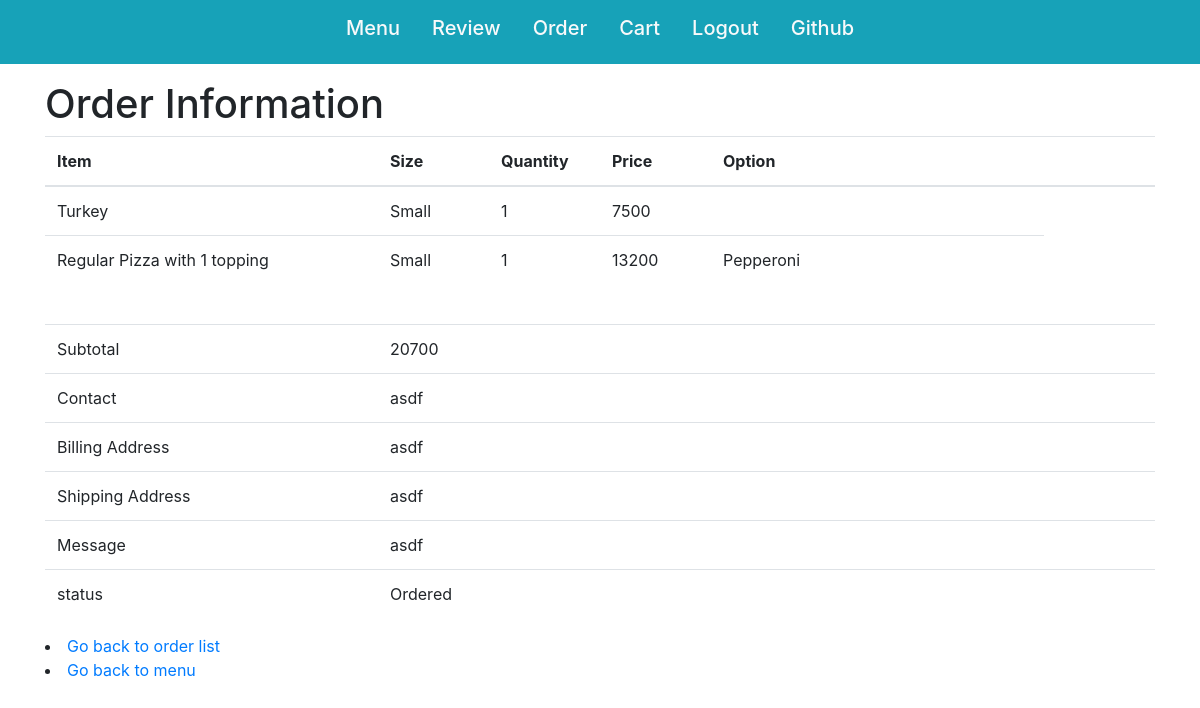
The app's page /user/order/31 (signed in), older data.
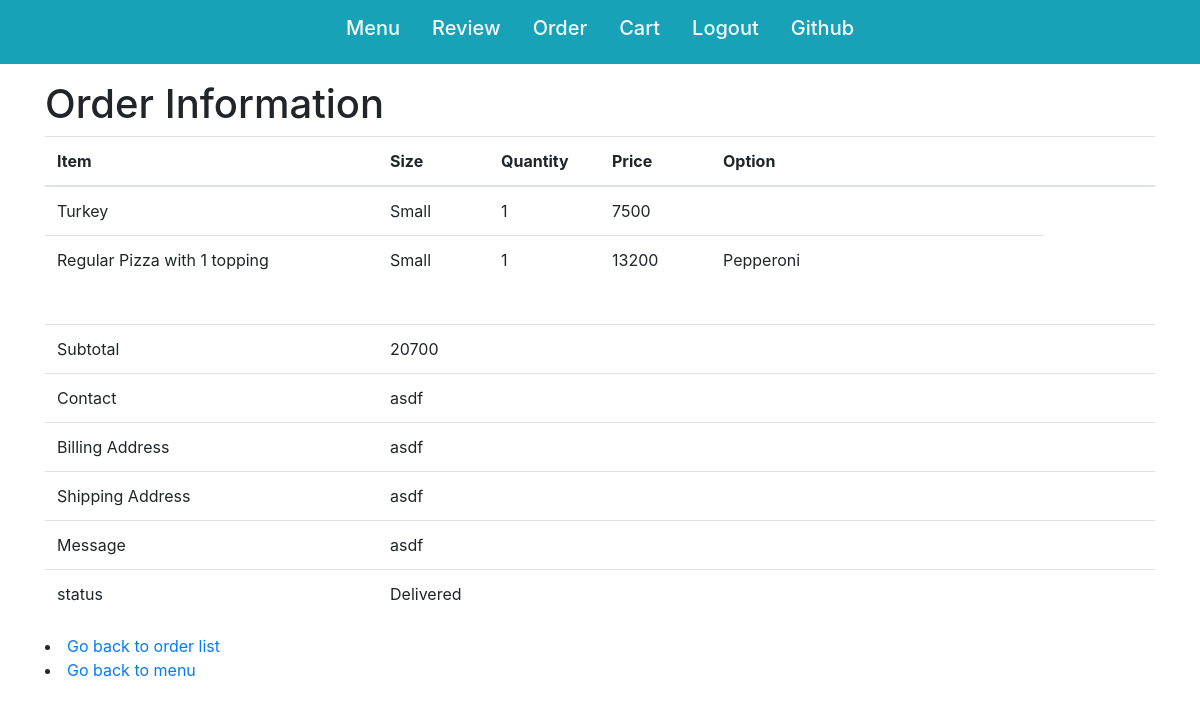
The same page, newer data.
### orders/models.py (models this page shows, shortened)
class Order(models.Model):
    user = models.ForeignKey(User, on_delete=models.CASCADE, related_name='order')
    items = models.ManyToManyField(OrderItem, related_name='order')
    subtotal = models.IntegerField('Shipment Total', default=0)
    order_time = models.DateTimeField('Order placed', default=timezone.now)
    contact = models.CharField(max_length=100)
    billing_address = models.CharField(max_length=100)
    shipping_address = models.CharField(max_length=100)
    message = models.CharField(max_length=50, blank=True)
    ORDERED = 'Ordered'
    SHIPPING = 'On Shipping'
    DELIVERED = 'Delivered'
    STATUS_CHOCIES = (
        (ORDERED, 'Ordered'),
        (SHIPPING, 'On Shipping'),
        (DELIVERED, 'Delivered')
    )
    status = models.CharField(max_length=16, choices=STATUS_CHOCIES, default=ORDERED)
    recieved = models.BooleanField(default=False)

### orders/views.py (the view)
# urls.py: path('user/order/<int:pk>', login_required(views.OrderDetail.as_view(), login_url='/login'), name='order_detail'),
class OrderDetail(DetailView):
    model = Order
    def get_object(self):
        order = Order.objects.get(pk=self.kwargs['pk'], user=self.request.user)
        return order

### orders/templates/orders/order_detail.html
{% extends "base_orders.html" %}
{% block content %}
{% if order %}
<h1>Order Information</h1>
<table class="table">
    <colgroup>
        <col width="30%">
        <col width="10%">
        <col width="10%">
        <col width="10%">
        <col width="30%">
        <col width="10%">
    </colgroup>
    <thread>
        <tr>
            <th>Item</th>
            <th>Size</th>
            <th>Quantity</th>
            <th>Price</th>
            <th>Option</th>
            <td></td>
        </tr>
    </thread>
    <tbody>
        {% for item in order.items.all %}
        <tr>
            <td>{% if item.item.pizza.crust %}{{ item.item.pizza.crust}} Pizza with {% endif %}
                {{ item.item.name }}</td>
            <td>{{ item.item.size }}</td>
            <td>{{ item.quantity }}</td>
            <td>{{ item.price }}</td>
            <td>{% if item.toppings.count > 0 %}
                    {% for topping in item.toppings.all %}
                        {% if forloop.last %}
                            {{ topping.name }}
                        {% else %}
                            {{ topping.name }},
                        {% endif %}
                    {% endfor %}
                    {% elif item.extra %}
                        + Extra Cheese
                {% endif %}</td>
        </tr>
        {% endfor %}
    </tbody>
</table>
<br>
<table class="table">
    <colgroup>
        <col width="30%">
        <col width="70%">
    </colgroup>
    <tbody>
        <tr>
            <td>Subtotal</td>
            <td>{{ order.subtotal }}</td>
        </tr>
        <tr>
            <td>Contact</td>
            <td>{{ order.contact }}</td>
        </tr>
        <tr>
            <td>Billing Address</td>
            <td>{{ order.billing_address }}</td>
        </tr>
        <tr>
            <td>Shipping Address</td>
            <td>{{ order.shipping_address }}</td>
        </tr>
        <tr>
            <td>Message</td>
            <td>{{ order.message }}</td>
        </tr>
        <tr>
            <td>status</td>
            <td>{{ order.status }}</td>
        </tr>
    </tbody>
</table>
{% endif %}
<li><a href="{% url 'order_list' %}">Go back to order list</a></li>
<li><a href="{% url 'index' %}">Go back to menu</a></li>
{% endblock %}

Row changes from the older to the newer data that the page shows:
changed Order "asdf": status "Ordered" → "Delivered"
